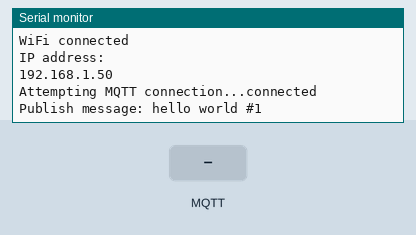
Simulated run of this sketch. Board: ESP8266 (NodeMCU). Parts: the last lines printed to the serial monitor. The inputs (shaded band) are chosen by the test bench. WiFi joins after 1.5 s; servers stay silent unless stated; no MQTT or app messages arrive unless stated.

Above: at 2.7 s.
2.8 s: MQTT message "1" arrives on the first subscribed topic
At 3.6 s:
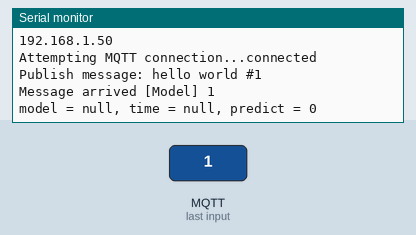
4.3 s: MQTT message "on" arrives on the first subscribed topic
At 4.7 s:
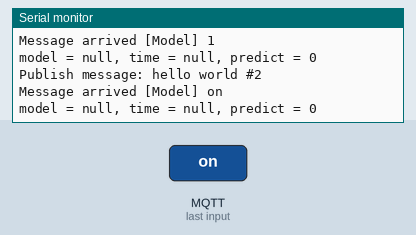
5.8 s: MQTT message "off" arrives on the first subscribed topic
At 5.96 s:
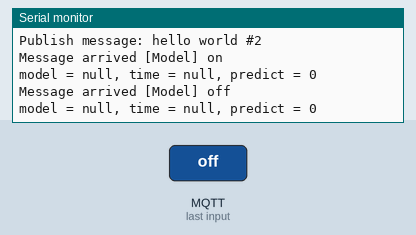
Timing chart, 0 to 8.8 s (numbered marks = the images above; inputs shaded):
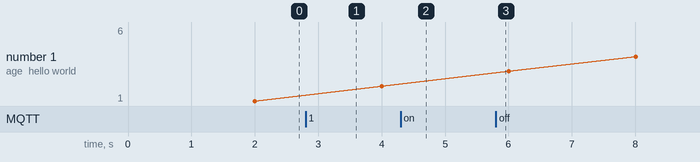

The sketch:

Mqtt_Sub_JSON.ino
```cpp
#include <ESP8266WiFi.h>
#include <PubSubClient.h>
#include <ArduinoJson.h>

// Update these with values suitable for your network.

const char* ssid = "iptimeBM";
const char* password = "22022202";
const char* mqtt_server = "192.168.0.4";

WiFiClient espClient;
PubSubClient client(espClient);

long lastMsg = 0;
char msg[50];
int value = 0;

void setup() {
  Serial.begin(115200);
  setup_wifi();

  client.setServer(mqtt_server, 1883);
  client.setCallback(callback);

  //파이썬에서 이러한 형태로 데이터가 들어온다고 가정한다
  //{"model": "SmartPrediction", "time": "20221009 20:40:32", "predict": 1}
  client.subscribe("Model"); // topic명 Model을 구독
}

void setup_wifi() {

  delay(10);
  // We start by connecting to a WiFi network
  Serial.println();
  Serial.print("Connecting to ");
  Serial.println(ssid);

  WiFi.begin(ssid, password);

  while (WiFi.status() != WL_CONNECTED) {
    delay(500);
    Serial.print(".");
  }

  Serial.println("");
  Serial.println("WiFi connected");
  Serial.println("IP address: ");
  Serial.println(WiFi.localIP());
}

void subscribeToJSON(byte* input){ // 바이트가 들어오면

  StaticJsonDocument <256> doc; // 제이슨 도큐먼트 타입으로 변환해줘
  deserializeJson(doc,input);

  // deserializeJson(doc,str); can use string instead of payload

  //{"model": "SmartPrediction", "time": "20221009 20:40:32", "predict": 1}
  //json구조에서 키를 이용해서 밸류를 추출. 딕셔너리 값 추출하듯이.
  String model = doc["model"];
  String timeClock = doc["time"];
  int predict  = doc["predict"];

  Serial.print("model = ");
  Serial.print(model);
  Serial.print(", time = ");
  Serial.print(timeClock);
  Serial.print(", predict = ");
  Serial.println(predict);
}

void callback(char* topic, byte* payload, unsigned int length) {
    //페이로드로 바이트가 들어오면
  Serial.print("Message arrived [");
  Serial.print(topic);
  Serial.print("] ");

  for (int i = 0; i < length; i++) { // 시리얼 모니터
    Serial.print((char)payload[i]);
  }
  Serial.println();

  subscribeToJSON(payload); // 내부함수 사용. 50번 라인 확인
}

void reconnect() {
  // Loop until we're reconnected
  while (!client.connected()) {
    Serial.print("Attempting MQTT connection...");
    // Attempt to connect
    if (client.connect("ESP8266Client")) {
      Serial.println("connected");
      // Once connected, publish an announcement...
      client.publish("outTopic", "hello world");
      // ... and resubscribe
      client.subscribe("Model");
    } else {
      Serial.print("failed, rc=");
      Serial.print(client.state());
      Serial.println(" try again in 5 seconds");
      // Wait 5 seconds before retrying
      delay(5000);
    }
  }
}

void loop() {

  if (!client.connected()) {
    reconnect();
  }
  client.loop();

  long now = millis();
  if (now - lastMsg > 2000) {
    lastMsg = now;
    ++value;
    snprintf (msg, 75, "hello world #%ld", value);
    Serial.print("Publish message: ");
    Serial.println(msg);

    client.publish("outTopic", msg);
  }
}
```

Measured:
- after the input at 2.8 s, the serial monitor: prints a new line at once (image 1)
- after the input at 4.3 s, the serial monitor: prints a new line at once (image 2)
- after the input at 5.8 s, the serial monitor: prints a new line at once (image 3)
